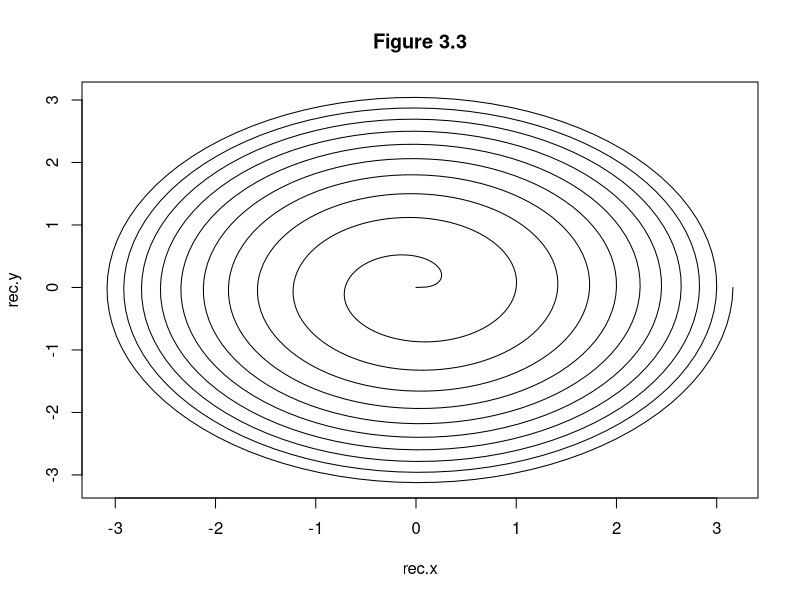

Write the R code that produced this figure.
## ---- chunk 1
knitr::opts_chunk$set(echo = TRUE)
## ---- chunk 2
h <- function(x,n){
  vec <- c(1)
  for(i in 1:n){
    vec[i+1] <- x^i
  }
  sum(vec)
}
# Example w/ x=2, n=3
x <- 2
n <- 3
1+x+x^2+x^3
h(2,3)
## ---- chunk 3
mm <- function(x){
  x.min <- x[1]
for(i in 2:length(x)){
  if (x[i] < x.min){
    x.min <- x[i]
  }
}
x.min
}
# Example
x <- c(5,89,6,8,76,54,4,32)
mm(x)
## ---- chunk 4
# If the sum of the first roll x is 7 or 11, the function returns the value of x 
# and the result of the game (in this instance, a win).
# If the sum of the first roll x is not 7 or 11, the function returns the value of x, 
# the value of the sum of the next roll (equaling x, 7, or 11), and the result of the 
# game (win or lose).
craps <- function(x){
  if(x %in% c(7,11)){
    result <- "WIN!"
  }else{
    next_roll <- sum(ceiling(6*runif(2)))
    while(!(next_roll %in% c(x,7,11))){
      next_roll <- sum(ceiling(6*runif(2)))
    }
    if(next_roll==x){
      result <- "WIN!"
    }else{ # next_roll is 7 or 11
      result <- "LOSE!"
    }
  }
  if(!(x %in% c(7,11))){
    return(c(x,next_roll,result))
  }else{
      return(c(x,result))
  }
}
# Examples
set.seed(12)
craps(sum(ceiling(6*runif(2))))
set.seed(23)
craps(sum(ceiling(6*runif(2))))
set.seed(34)
craps(sum(ceiling(6*runif(2))))
## ---- chunk 5
t <- seq(0,10,.01)
polar.x <- sqrt(t)
polar.y <- 2*pi*t
rec.x <- polar.x*cos(polar.y)
rec.y <- polar.x*sin(polar.y)
plot(rec.x,rec.y,type="l",main="Figure 3.3")
